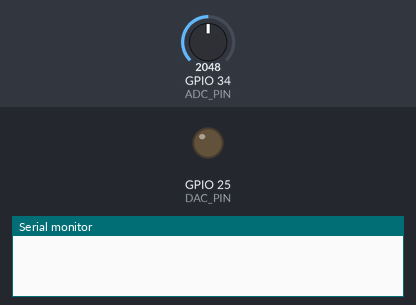
Simulated run of this sketch. Board: ESP32. Parts: output pins drawn as LEDs (lit = HIGH), the last lines printed to the serial monitor. The test bench sets the inputs (shaded band); at power-on: GPIO 34 (ADC_PIN) = 2048.

Above: at 0.0 s.
At 1.4 s:
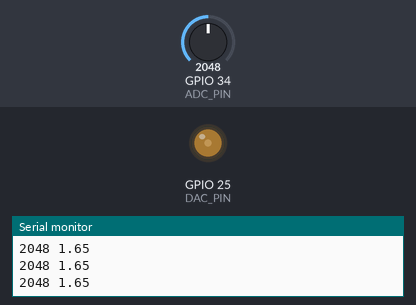
1.5 s: GPIO 34 (ADC_PIN) set to 0
At 1.94 s:
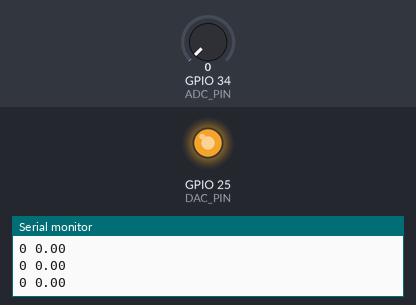
Timing chart, 0 to 10.5 s (numbered marks = the images above; inputs shaded):
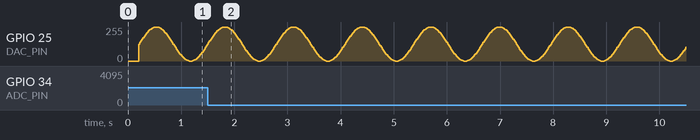

The sketch:

sketch.ino
```cpp
#include <math.h>

#define ADC_PIN 34
#define DAC_PIN 25   // DAC real del ESP32: 25 o 26

void setup() {
  Serial.begin(115200);
  delay(200);
}

void loop() {
  int raw = analogRead(ADC_PIN);          // 0 a 4095
  float v = (raw / 4095.0) * 3.3;         // aproximación a voltaje

  Serial.print(raw);
  Serial.print(" ");
  Serial.println(v);

  // ===== Generador de señal en DAC =====

  static int i = 0;
  const int SAMPLES = 64;                // resolución de la onda
  float rad = (2.0 * PI * i) / SAMPLES;  // fase 0..2pi

  int dacVal = (int)((sin(rad) + 1.0) * 127.5); // 0..255
  dacWrite(DAC_PIN, dacVal);

  i++;
  if (i >= SAMPLES) i = 0;

  delay(20); // (igual que tu código)
}
```
